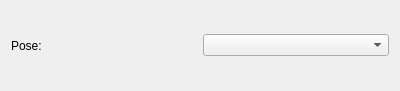
<?xml version="1.0" encoding="UTF-8"?>
<ui version="4.0">
 <class>Form</class>
 <widget class="QWidget" name="Form">
  <property name="geometry">
   <rect>
    <x>0</x>
    <y>0</y>
    <width>400</width>
    <height>91</height>
   </rect>
  </property>
  <property name="windowTitle">
   <string>Form</string>
  </property>
  <layout class="QHBoxLayout" name="horizontalLayout">
   <item>
    <widget class="QLabel" name="label">
     <property name="text">
      <string>Pose:</string>
     </property>
    </widget>
   </item>
   <item>
    <widget class="QComboBox" name="comboBox"/>
   </item>
  </layout>
 </widget>
 <resources/>
 <connections/>
</ui>
